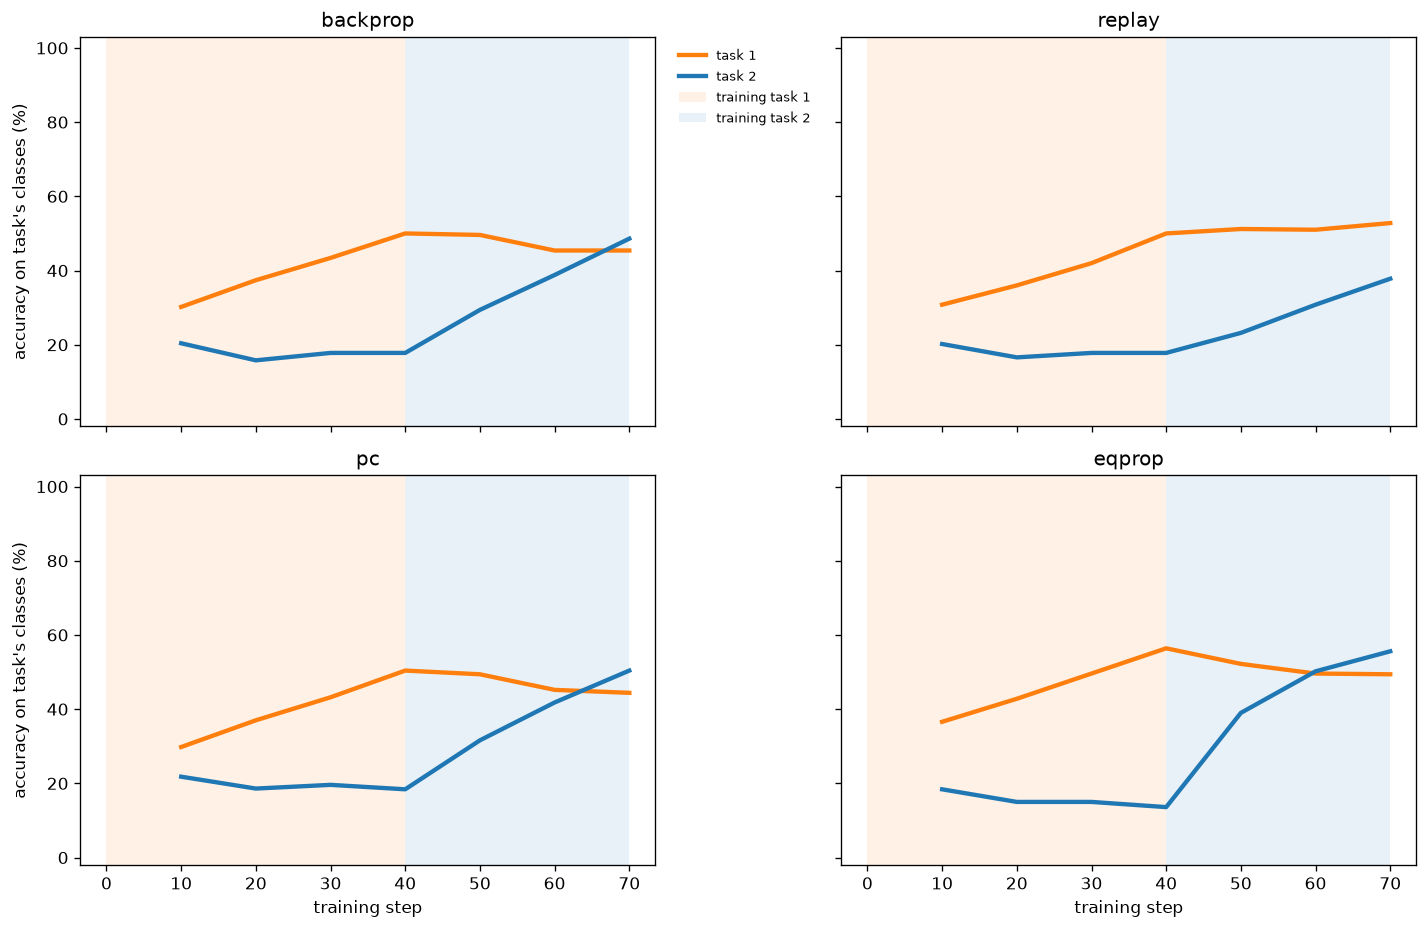

Here is the Python script that generated this plot:
"""Do the four learning rules forget task 1 differently, when each has learned task 1 equally
well and each gets the same training budget?

THE FIRST COMPARISON OF THE NEW SERIES, and the point of the whole project stated as one run.
Everything before it was groundwork: 41 fixed the width, 42/43 established where the forgetting
lives and that the measurement point decides the answer, 50 established that the two
energy-based rules genuinely settle.

WHAT IS HELD FIXED, WHICH IS WHAT MAKES IT A COMPARISON
    Held identical across all four rules, by src.protocol and src.methods rather than by each
    script restating them: the data and its resolution, the 2x5 class split (drawn per seed,
    the same split for every rule at that seed), the data ORDER, the initialisation seed, the
    architecture, the output structure (linear readout, squared error, one-hot targets), the
    optimiser, the batch size, the task budgets, and both evaluation sets.

    Two things differ per rule, deliberately:
      learning rate    from script 51, chosen so all four reach 90% on task 1 in about the
                       same number of updates. Without this the comparison is a learning-speed
                       comparison wearing a forgetting comparison's clothes.
      settling         PC relaxes 50 fixed steps, EqProp to a relative-residual tolerance.
                       Script 50 verified both reach equilibrium, so this is a difference in
                       stopping MECHANISM, not in whether the rule is the rule.

WHY A FIXED BUDGET HERE AND ACCURACY STOPPING IN 53
    A fixed budget puts every run on one x-axis, so the four panels are directly comparable and
    the shaded task blocks mean the same thing everywhere. That is what makes this readable as
    a first result. It is NOT the principled measurement point -- 42 and 43 are the pair that
    established why, and the same trap applies here: run task 2 long enough and every rule
    reaches the same place, so the endpoint stops discriminating. Script 53 repeats this with
    both tasks stopped on accuracy, which is the measurement that can be defended. If the two
    disagree, 53 is the one that counts and the disagreement is itself the finding.

CONTROLS, per .claude/rules/experiments.md
    backprop  negative control -- should forget.
    replay    positive control -- should not. If replay recovers task 1, the problem is
              provably solvable at this width and budget, so a rule that fails is failing at
              something achievable rather than at something impossible.

WHAT THIS CAN AND CANNOT CLAIM
    It CAN say whether the rules separate at all, and by how much, under matched task-1
    competence and a matched budget.
    It CANNOT attribute a difference to prospective configuration, or to any mechanism. That
    is E, and it needs the alignment and weight-path probes.
    It CANNOT be read at the endpoint alone. Retention is reported alongside FINAL TASK-2
    ACCURACY throughout, because "forgot less" is not a result if it is confounded with
    "learned less" -- freezing the hidden layer scored well on retention in 42 by refusing to
    learn task 2, and a learning rule can do the same thing softly.

READINGS COMMITTED BEFORE RUNNING
    Backprop collapses to near zero, as in script 40. Replay holds task 1. If PC and EqProp
    sit on top of backprop, the energy-based rules do not help at this scale and the project's
    question is answered negatively -- a real result, and the honest one to report.
    If they sit between backprop and replay, there is an effect to measure, and B1-B3 exist to
    measure it properly.
    If either matches replay, check for a bug before believing it: replay sees stored task-1
    data and the others do not.

Deviation from the protocol: fixed budgets per task instead of accuracy stopping. Stated so
because script 53 is the same experiment without that deviation.
"""
import sys
import time
from pathlib import Path

ROOT = Path(__file__).resolve().parents[1]
sys.path.insert(0, str(ROOT))                      # make `src` importable from anywhere

import numpy as np
import matplotlib.pyplot as plt

from src.protocol import PROTOCOL, load, run, replace, figure_path, array_path
from src.metrics import crossover, half_life, value_when, area_retained
from src.plotting import plot_learning_curves

# ---------------------------------------------------------------- settings
METHODS = ["backprop", "replay", "pc", "eqprop"]
SEEDS = 5                       # the protocol's minimum; 68% intervals reported
EVAL_EVERY = 10
TASK_COLORS = ["tab:orange", "tab:blue"]           # task 1 orange, task 2 blue, as in 40-43

# ---- everything below is READ, not chosen here ----------------------------
HIDDEN = int(np.load(array_path(str(ROOT / "experiments" /
                                    "41_capacity_vs_hidden_width.py")))["chosen"])
z51 = np.load(array_path(str(ROOT / "experiments" /
                             "51_matching_the_rules_on_learning_speed.py")))
LR = {m: float(v) for m, v in zip(z51["methods"], z51["lr"])}
ACHIEVED = {m: float(v) for m, v in zip(z51["methods"], z51["achieved"])}
SETTLE_TOL, EQ_MAX_STEPS = float(z51["settle_tol"]), int(z51["eq_max_steps"])
PC_STEPS = int(z51["pc_steps"])

# Budgets are set from the calibrated time-to-competence, not chosen. Task 1 gets 2x it, so
# every rule is comfortably at its plateau before the switch and no rule is still climbing when
# task 2 starts. Task 2 gets 1.5x, which is several forgetting half-lives at these learning
# rates -- enough to show the whole transition and its tail, without spending EqProp time on a
# saturated flat line. Both are fixed, so all four panels share one x-axis.
T = float(z51["target_steps"])
ITERS = [int(2 * T), int(1.5 * T)]

missing = [m for m in METHODS if not np.isfinite(LR.get(m, np.nan))]
assert not missing, (f"{', '.join(missing)} has no calibrated learning rate. Script 51 could "
                     f"not match it; fix that before running a comparison that assumes it.")

if "--smoke" in sys.argv:
    SEEDS, ITERS = 1, [40, 30]
    print("--smoke: tiny budget, results are NOT meaningful\n")

print(f"H = {HIDDEN} (script 41) | {ITERS[0]}+{ITERS[1]} updates | {SEEDS} seeds")
print("  learning rates from script 51, matched on updates to 90% on task 1:")
for m in METHODS:
    print(f"    {m:10s} lr={LR[m]:<8g} reached 90% in {ACHIEVED[m]:.0f} updates")
print()


def settle_kw(method):
    """Per-rule settling, as verified by script 50. Empty for the rules that do not settle."""
    if method == "pc":
        return dict(steps=PC_STEPS)
    if method == "eqprop":
        return dict(max_steps=EQ_MAX_STEPS, settle_tol=SETTLE_TOL)
    return {}


base = replace(PROTOCOL, hidden=HIDDEN, scenario="domain_il", stop_threshold=None,
               max_iters_per_task=ITERS, eval_every=EVAL_EVERY, seeds=SEEDS)

# ---------------------------------------------------------------- run
REPLOT = "--replot" in sys.argv and Path(array_path(__file__)).exists()

if REPLOT:
    z = np.load(array_path(__file__))
    steps, switches = z["steps"], list(z["switches"])
    curves = {m: z[f"argmax_{m}"] for m in METHODS}
    print("--replot: redrawing from saved arrays, no training\n")
else:
    data = load(base)
    curves = {m: [] for m in METHODS}
    t0 = time.perf_counter()
    for m in METHODS:
        proto = replace(base, lr={m: LR[m]})
        for seed in range(SEEDS):
            out = run(proto, m, seed, data=data, **settle_kw(m))
            curves[m].append(out["curves"]["argmax"])
        steps, switches = out["steps"], out["switches"]
        curves[m] = np.stack(curves[m])
        A = curves[m] * 100
        i_sw = int(np.argmin(np.abs(np.asarray(steps) - switches[0])))
        print(f"  {m:10s} task 1 at switch {A[:, i_sw, 0].mean():5.1f}%"
              f"  ->  after task 2 {A[:, -1, 0].mean():5.1f}%"
              f"   (task 2 reached {A[:, -1, 1].mean():5.1f}%)"
              f"   [{time.perf_counter()-t0:5.0f}s]")

blocks = [(0, switches[0], 0), (switches[0], steps[-1], 1)]
i_sw = int(np.argmin(np.abs(np.asarray(steps) - switches[0])))

# ---------------------------------------------------------------- readings
# Retention is NEVER reported on its own. A rule that refuses to learn task 2 keeps task 1 for
# a reason that has nothing to do with credit assignment, and the task-2 column is what makes
# that visible instead of letting it read as a win.
print(f"\n  {'rule':10s} {'t1 at switch':>13s} {'t1 kept':>9s} {'t2 final':>9s} "
      f"{'crossover':>10s} {'half-life':>10s} {'area':>7s}")
summary = {}
for m in METHODS:
    rows = []
    for i in range(SEEDS):
        c = curves[m][i] * 100
        peak = c[:i_sw + 1, 0].max()
        rows.append(dict(
            at_switch=c[i_sw, 0], kept=c[-1, 0], t2=c[-1, 1],
            xh=crossover(steps, c[:, 0], c[:, 1], after=switches[0])[1],
            hl=half_life(steps, c[:, 0], after=switches[0], peak=peak),
            area=area_retained(steps, c[:, 0], after=switches[0], peak=peak) * 100,
        ))

    def agg(k):
        v = [r[k] for r in rows if r[k] is not None and np.isfinite(r[k])]
        return (float(np.mean(v)), float(np.std(v, ddof=1) / np.sqrt(len(v)))) if len(v) > 1 \
            else (float(v[0]), 0.0) if v else (float("nan"), float("nan"))

    s = {k: agg(k) for k in rows[0]}
    s["n_crossed"] = sum(1 for r in rows if r["xh"] is not None and np.isfinite(r["xh"]))
    summary[m] = s
    # A missing crossover is not a failed calculation: it means task 1 never fell below task 2.
    xh = f"{s['xh'][0]:8.1f}%" if s["n_crossed"] else "   never"
    hl = f"{s['hl'][0]:10.0f}" if np.isfinite(s["hl"][0]) else "     never"
    print(f"  {m:10s} {s['at_switch'][0]:12.1f}% {s['kept'][0]:8.1f}% {s['t2'][0]:8.1f}% "
          f"{xh} {hl} {s['area'][0]:6.1f}%")

bp, rp = summary["backprop"]["kept"][0], summary["replay"]["kept"][0]
print(f"\n  controls: backprop keeps {bp:.1f}%, replay keeps {rp:.1f}%.")
print("  " + ("Replay recovers task 1, so retention IS achievable here and a rule that fails "
              "is failing at something possible."
              if rp > bp + 10 else
              "REPLAY DID NOT RECOVER TASK 1. The positive control failed, so nothing else on "
              "this figure can be interpreted. Check the buffer before reading further."))
for m in ["pc", "eqprop"]:
    k = summary[m]["kept"][0]
    band = ("matches replay -- check for a bug, replay sees stored task-1 data and this does not"
            if k >= rp - 5 else "sits with backprop -- no effect at this scale"
            if k <= bp + 5 else "sits between the controls -- there is an effect to measure")
    print(f"  {m:10s} keeps {k:5.1f}%  {band}")

# ---------------------------------------------------------------- figures
plot_learning_curves(
    steps, curves, METHODS, figure_path(__file__),
    blocks=blocks, ncols=2, task_colors=TASK_COLORS, task_labels=["task 1", "task 2"],
    legend_kw=dict(loc="upper left", bbox_to_anchor=(1.02, 1), frameon=False),
)

# Companion: the trade-off with time removed. Every run has the same budget here, so unlike
# script 43 a mean trajectory is well defined -- eval index i is the same update for every run.
figt, axt = plt.subplots(figsize=(5.6, 5.4))
for m in METHODS:
    A = curves[m].mean(0) * 100
    axt.plot(A[i_sw:, 0], A[i_sw:, 1], lw=2, label=m)
    axt.plot(A[-1, 0], A[-1, 1], "o", ms=6, color=axt.lines[-1].get_color())
axt.plot([100, 0], [0, 100], color="gray", ls=":", lw=1)
axt.set_xlabel("task 1 accuracy (%)")
axt.set_ylabel("task 2 accuracy (%)")
axt.set_xlim(-2, 102); axt.set_ylim(-2, 102)
axt.grid(alpha=0.2)
axt.legend(fontsize=9)
figt.tight_layout()
figt.savefig(figure_path(__file__, "trajectory"), dpi=120, bbox_inches="tight")

np.savez(array_path(__file__), steps=np.asarray(steps), switches=np.asarray(switches),
         hidden=HIDDEN, iters=np.asarray(ITERS), methods=np.asarray(METHODS),
         lr=np.asarray([LR[m] for m in METHODS]),
         **{f"argmax_{m}": curves[m] for m in METHODS},
         **{f"{k}_{m}": summary[m][k] for m in METHODS for k in summary[m]})
print(f"\nsaved {figure_path(__file__)}\nsaved {figure_path(__file__, 'trajectory')}"
      f"\nsaved {array_path(__file__)}")
